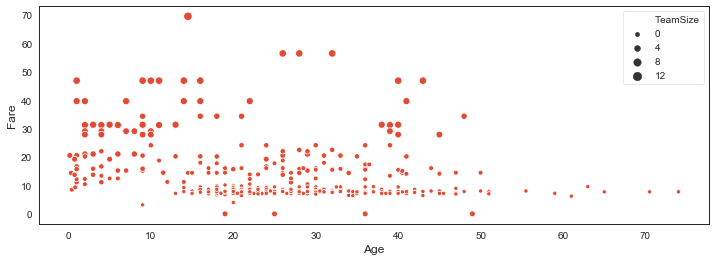
#> input picture titanic_eda_files/titanic_eda_126_0.png, 716 x 261 px; its folder holds only this picture in this run
$ python -i titanic.py   (imports and definitions only)
#> lines starting #> are read from the running program, lines starting #| are printed output that depends on the picture
# ---
# jupyter:
#   jupytext:
#     formats: ipynb,py:light
#     text_representation:
#       extension: .py
#       format_name: light
#       format_version: '1.5'
#       jupytext_version: 1.3.0
#   kernelspec:
#     display_name: Python 3
#     language: python
#     name: python3
# ---

import os
# [3 lines not run here, left out]

# ---

import numpy as np
import pandas as pd

import matplotlib.pyplot as plt
import seaborn as sns
# [1 line not run here, left out]

# machine learning
from sklearn.preprocessing import OneHotEncoder, LabelEncoder, StandardScaler
from sklearn.metrics import roc_curve, auc
from sklearn.model_selection import StratifiedKFold, cross_validate

from sklearn.linear_model import LogisticRegression
from sklearn.svm import SVC, LinearSVC
from sklearn.ensemble import RandomForestClassifier
from sklearn.neighbors import KNeighborsClassifier
from sklearn.naive_bayes import GaussianNB
from sklearn.linear_model import Perceptron
from sklearn.linear_model import SGDClassifier
from sklearn.tree import DecisionTreeClassifier

import string
import warnings
# [1 line not run here, left out]
SEED = 42

def concat_df(train_data, test_data):
    # Returns a concatenated df of training and test set
    return pd.concat([train_data, test_data], sort=True).reset_index(drop=True)

def divide_df(all_data):
    # Returns divided dfs of training and test set
    return all_data.loc[:890], all_data.loc[891:].drop(['Survived'], axis=1)

# [1 line that did not run here, left out]
# [1 line that did not run here, left out]
# [1 line that did not run here, left out]

# [1 line that did not run here, left out]
# [1 line that did not run here, left out]
# [1 line that did not run here, left out]

# [1 line that did not run here, left out]

# [8 lines not run here, left out]

def display_missing(df):
    for col in df.columns.tolist():
        print('{} column missing values: {}'.format(col, df[col].isnull().sum()))
    print('\n')

# [3 lines not run here, left out]

# Filling the missing values in Age with the medians of Sex and Pclass groups
# [1 line that did not run here, left out]
# [1 line that did not run here, left out]
# [1 line that did not run here, left out]
# [1 line that did not run here, left out]
# [1 line that did not run here, left out]
# [1 line that did not run here, left out]
# [1 line that did not run here, left out]
# [1 line that did not run here, left out]
# [1 line that did not run here, left out]
# [1 line that did not run here, left out]
# [2 lines not run here, left out]
# [1 line that did not run here, left out]
# [1 line that did not run here, left out]
# [2 lines not run here, left out]

# Title labels not shown in test why??

# [1 line that did not run here, left out]
# [1 line not run here, left out]
# [1 line that did not run here, left out]
# [1 line that did not run here, left out]
# [1 line that did not run here, left out]
family_map = {1: 'Alone', 2: 'Small', 3: 'Small', 4: 'Small', 5: 'Medium', 6: 'Medium', 7: 'Large', 8: 'Large', 11: 'Large'}
# [1 line that did not run here, left out]
# [1 line that did not run here, left out]
# [1 line that did not run here, left out]
# [1 line that did not run here, left out]
# [1 line that did not run here, left out]

def extract_surname(data):
    families = []
    for i in range(len(data)):
        name = data.iloc[i]
        if '(' in name:
            name_no_bracket = name.split('(')[0]
        else:
            name_no_bracket = name
        family = name_no_bracket.split(',')[0]
        title = name_no_bracket.split(',')[1].strip().split(' ')[0]
        for c in string.punctuation:
            family = family.replace(c, '').strip()
        families.append(family)
    return families
# [1 line that did not run here, left out]

# middle step to merge the training and test data for convenience
# [1 line that did not run here, left out]
# [1 line that did not run here, left out]
# [1 line that did not run here, left out]

# Creating a list of families and tickets that are occuring in both training and test set
# [1 line that did not run here, left out]
# [1 line that did not run here, left out]

# [1 line that did not run here, left out]
# [1 line that did not run here, left out]

family_rates = {}
ticket_rates = {}

# [9 lines not run here, left out]

# ---
# [1 line that did not run here, left out]

train_family_survival_rate = []
train_family_survival_rate_NA = []
test_family_survival_rate = []
test_family_survival_rate_NA = []

# [15 lines not run here, left out]

# [1 line that did not run here, left out]
# [1 line that did not run here, left out]
# [1 line that did not run here, left out]
# [1 line that did not run here, left out]

train_ticket_survival_rate = []
train_ticket_survival_rate_NA = []
test_ticket_survival_rate = []
test_ticket_survival_rate_NA = []

# [15 lines not run here, left out]

# [1 line that did not run here, left out]
# [1 line that did not run here, left out]
# [1 line that did not run here, left out]
# [1 line that did not run here, left out]

# [6 lines not run here, left out]

# [1 line that did not run here, left out]

non_numeric_features = ['Embarked', 'Sex', 'Deck', 'Title', 'Family_Size_Grouped', 'Age', 'Fare']

# for df in dfs:
#     for feature in non_numeric_features:
#         df[feature] = LabelEncoder().fit_transform(df[feature])
# revision 1
# [2 lines not run here, left out]

cat_features = ['Pclass', 'Sex', 'Deck', 'Embarked', 'Title', 'Family_Size_Grouped']
encoded_features = [] # to cache a sequence of pandas dataframe

# [8 lines of commented-out code are left out]

# [7 lines not run here, left out]

# [1 line that did not run here, left out]

# df_train = pd.concat([df_train, *encoded_features[:6]], axis=1)
# df_test = pd.concat([df_test, *encoded_features[6:]], axis=1)

# [1 line that did not run here, left out]
# [1 line that did not run here, left out]
# [1 line that did not run here, left out]

# Note that df_test has fewer columns than df_train because df_test has fewer
# type of titles (by 8) than that of df_train, say Li-Pin


#
# df_all = concat_df(df_train, df_test)
drop_cols = ['Deck', 'Embarked', 'Family', 'Family_Size', 'Family_Size_Grouped', 'Survived',
             'Name', 'Parch', 'PassengerId', 'Pclass', 'Sex', 'SibSp', 'Ticket', 'Title',
            'Ticket_Survival_Rate', 'Family_Survival_Rate', 'Ticket_Survival_Rate_NA', 'Family_Survival_Rate_NA']

# [3 lines not run here, left out]

# [1 line that did not run here, left out]
# [1 line that did not run here, left out]
# [1 line that did not run here, left out]

# [3 lines not run here, left out]

# Experiment 1 My setup
from sklearn import svm, tree, linear_model, neighbors, naive_bayes, ensemble, discriminant_analysis, gaussian_process
from xgboost import XGBClassifier
from sklearn.model_selection import cross_val_score

# [54 lines that did not run here, left out]

MLA_columns = ['MLA Name', 'MLA Parameters','MLA Train Accuracy Mean', 'MLA Test Accuracy Mean', 'MLA Test Accuracy 3*STD' ,'MLA Time']
MLA_compare = pd.DataFrame(columns = MLA_columns)
# [1 line that did not run here, left out]

cv_split = 5
row_index = 0
# [1 line that did not run here, left out]

# [21 lines not run here, left out]

>>> import cv2
>>> picture = cv2.imread('titanic_eda_files/titanic_eda_126_0.png', cv2.IMREAD_GRAYSCALE)
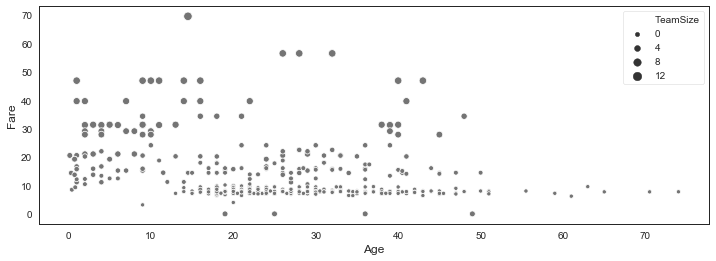
#> picture: shape (261, 716); min 38, max 255, mean 249
#> the loop in extract_surname, `for i in range(len(data)):` made 1 pass
#> after the loop in extract_surname, `for i in range(len(data)):`: families = []
#> (the run stopped early here; a loop or call above may not have finished)

$ run again, on titanic_eda_files/titanic_eda_145_0.png
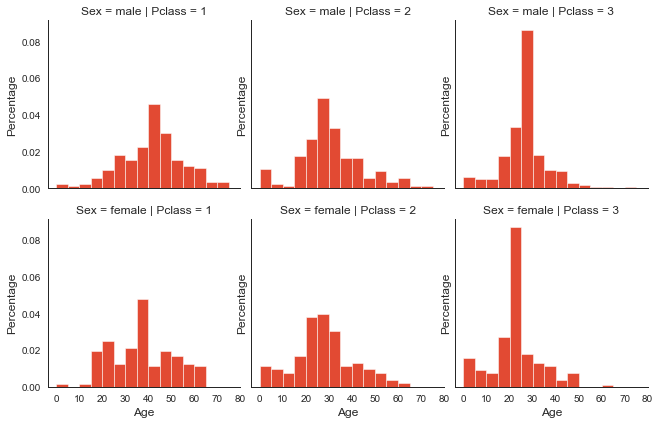
#> input picture titanic_eda_files/titanic_eda_145_0.png, 660 x 424 px
#> `picture = cv2.imread('titanic_eda_files/titanic_eda_126_0.png', cv2.IM..`:
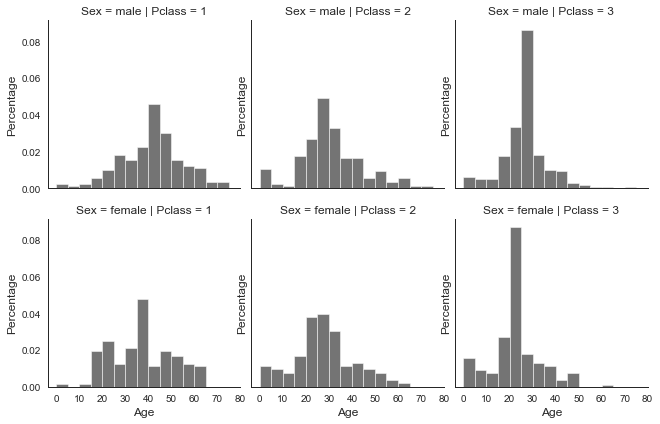
#> picture: shape (424, 660); min 38, max 255, mean 238.8
#> the loop in extract_surname, `for i in range(len(data)):` made 1 pass
#> after the loop in extract_surname, `for i in range(len(data)):`: families = []

$ run again, on titanic_eda_files/titanic_eda_156_0.png
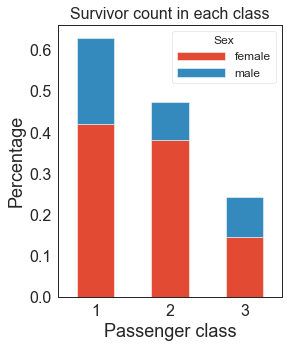
#> input picture titanic_eda_files/titanic_eda_156_0.png, 288 x 348 px
#> `picture = cv2.imread('titanic_eda_files/titanic_eda_126_0.png', cv2.IM..`:
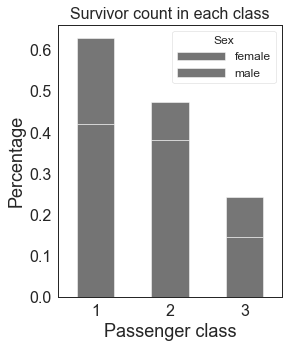
#> picture: shape (348, 288); min 38, max 255, mean 218.5
#> the loop in extract_surname, `for i in range(len(data)):` made 1 pass
#> after the loop in extract_surname, `for i in range(len(data)):`: families = []

$ run again, on titanic_eda_files/titanic_eda_159_0.png
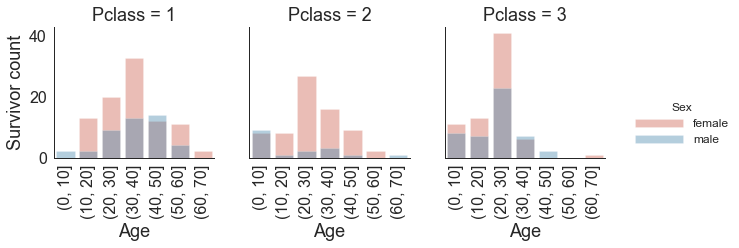
#> input picture titanic_eda_files/titanic_eda_159_0.png, 739 x 248 px
#> `picture = cv2.imread('titanic_eda_files/titanic_eda_126_0.png', cv2.IM..`:
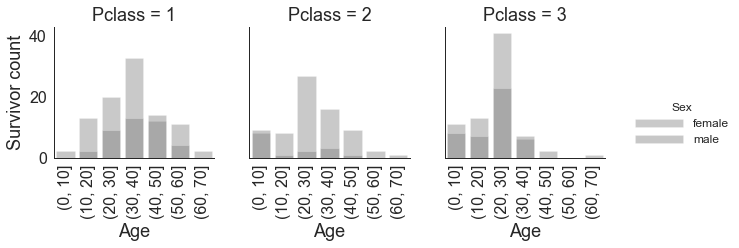
#> picture: shape (248, 739); min 38, max 255, mean 241.7
#> the loop in extract_surname, `for i in range(len(data)):` made 1 pass
#> after the loop in extract_surname, `for i in range(len(data)):`: families = []
